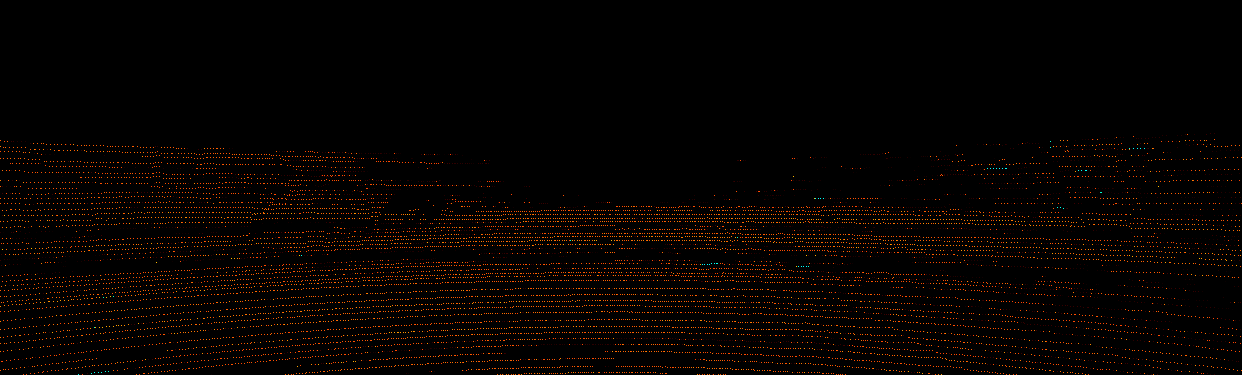
#> input picture ausgabe/0000000003.png, 1242 x 375 px, given as the content of the folder ti/kitty/2011_09_26/2011_09_26_drive_0001_sync/image_00/data, which was not available
$ python transform_combine.py
#> lines starting #> are read from the running program, lines starting #| are printed output that depends on the picture
import os
import cv2
#Programm to add two pictures into one horizontally
def concatenate_images(folder1, folder2, output_folder):
#> called with folder2 = 'D:\\Dokumente\\01_BA_Git\\pykitti\\ausgabe'
    filenames1 = os.listdir(folder1)
    filenames2 = os.listdir(folder2)

    # Sortiere die Dateinamen, um sicherzustellen, dass sie paarweise zusammenpassen
    filenames1.sort()
    filenames2.sort()

    # Iteriere über die Dateinamen und füge die Bilder zusammen
    for filename1, filename2 in zip(filenames1, filenames2):
        # Pfade zu den Bildern
        image_path1 = os.path.join(folder1, filename1)
        image_path2 = os.path.join(folder2, filename2)

        # Lade die Bilder
        image1 = cv2.imread(image_path1)
#> image1 is the input picture: shape (375, 1242, 3); mean B, G, R 0, 2.4, 6.8
        image2 = cv2.imread(image_path2)

        # Überprüfe, ob die Bilder geladen wurden
        if image1 is None or image2 is None:
            print(f"Fehler beim Laden der Bilder: {image_path1}, {image_path2}")
            continue

        # Stelle sicher, dass die Bilder die gleiche Höhe haben
        min_height = min(image1.shape[0], image2.shape[0])
#> min_height = 375
        image1 = image1[:min_height, :]
        image2 = image2[:min_height, :]

        # Verbinde die Bilder horizontal
        concatenated_image = cv2.hconcat([image1, image2])
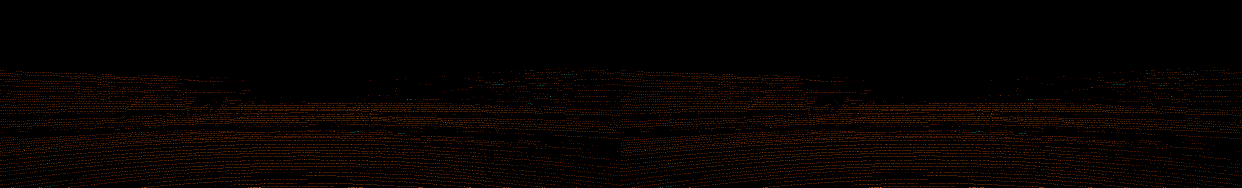
#> concatenated_image: shape (375, 2484, 3) (shown at 1/2 size); mean B, G, R 0, 2.4, 6.8

        # Speichere das zusammengeführte Bild
        output_path = os.path.join(output_folder, f"{filename1}_{filename2}")
        cv2.imwrite(output_path, concatenated_image)

        print(f"Zusammengeführtes Bild gespeichert unter: {output_path}")


# Pfade zu den Bildern in den Ordnern
folder1 = r"D:\Dokumente\01_BA_Git\pykitti\kitty\2011_09_26\2011_09_26_drive_0001_sync\image_00\data"
folder2 = r"D:\Dokumente\01_BA_Git\pykitti\ausgabe"

# Ausgabepfad für das kombinierte Bild
output_folder = r"D:\Dokumente\01_BA_Git\pykitti\outputforpix2pix"
concatenate_images(folder1, folder2, output_folder)

$ run again, on ausgabe/0000000008.png
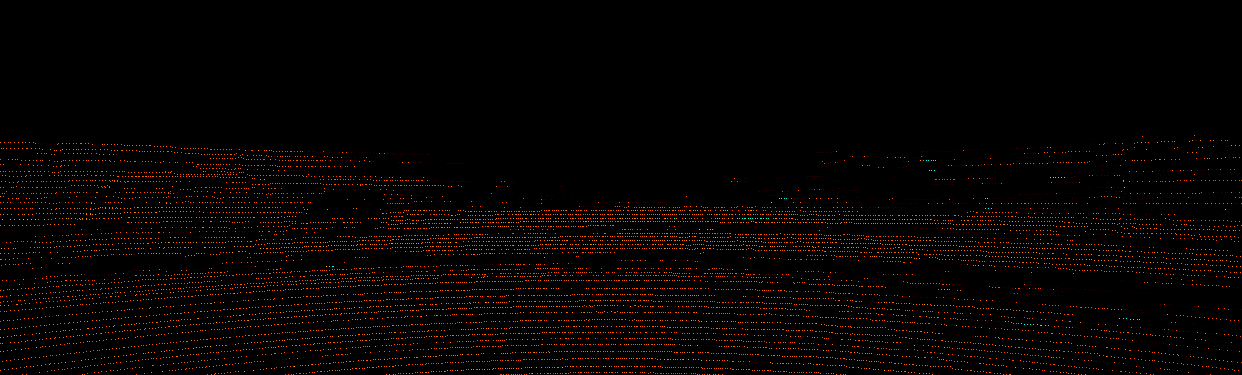
#> input picture ausgabe/0000000008.png, 1242 x 375 px, given as the content of the folder ti/kitty/2011_09_26/2011_09_26_drive_0001_sync/image_00/data, which was not available
#> in concatenate_images, image1 is the input picture: shape (375, 1242, 3); mean B, G, R 0, 2.4, 6.7
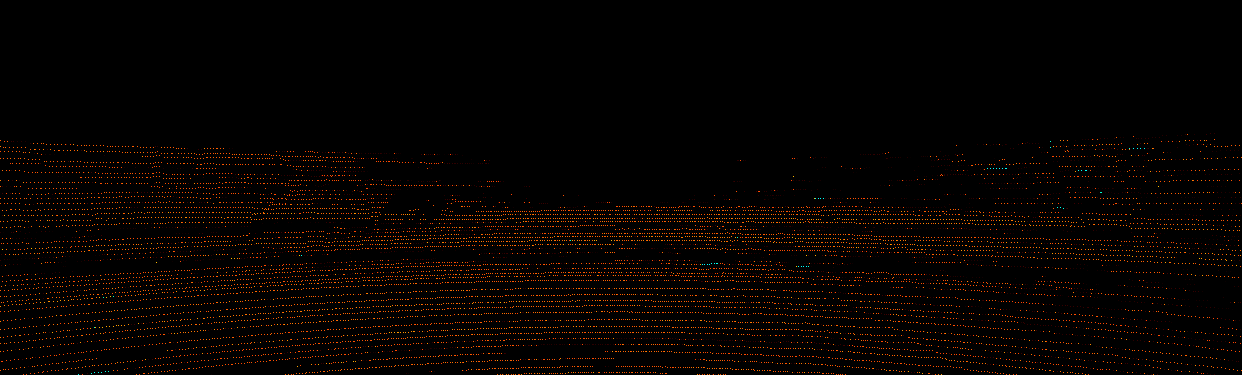
#> input picture ausgabe/0000000003.png, 1242 x 375 px, found by its file name
#> in concatenate_images, image2 is the input picture: shape (375, 1242, 3); mean B, G, R 0, 2.4, 6.8
#> in concatenate_images, `concatenated_image = cv2.hconcat([image1, image2])`:
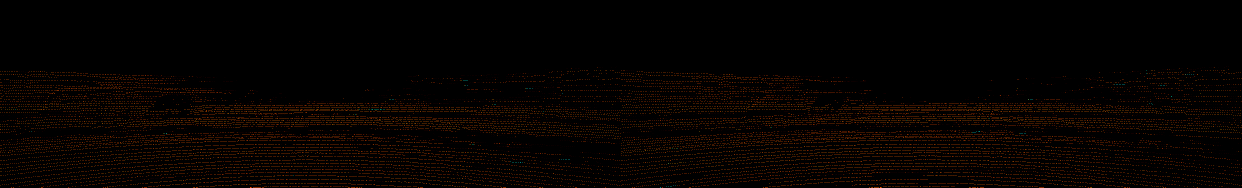
#> concatenated_image: shape (375, 2484, 3) (shown at 1/2 size); mean B, G, R 0, 2.4, 6.7

$ run again, on ausgabe/0000000009.png
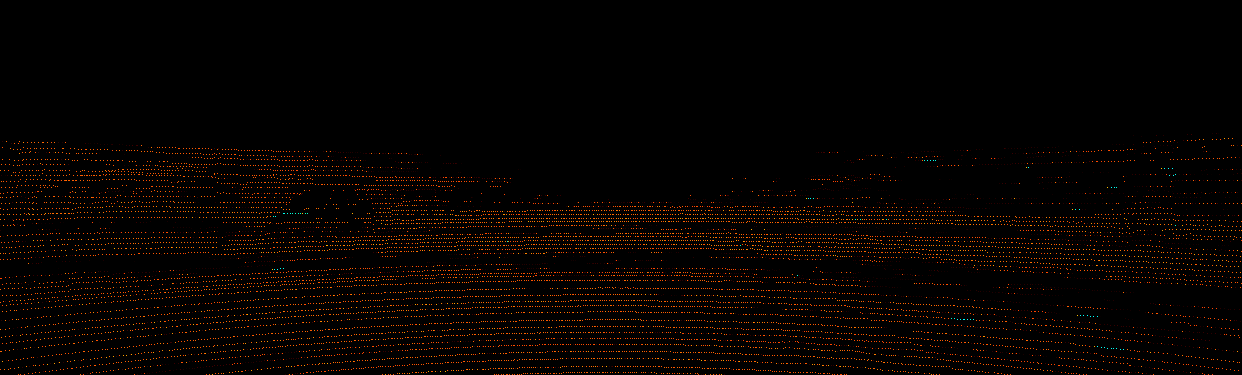
#> input picture ausgabe/0000000009.png, 1242 x 375 px, given as the content of the folder ti/kitty/2011_09_26/2011_09_26_drive_0001_sync/image_00/data, which was not available
#> in concatenate_images, image1 is the input picture: shape (375, 1242, 3); mean B, G, R 0, 2.4, 6.8
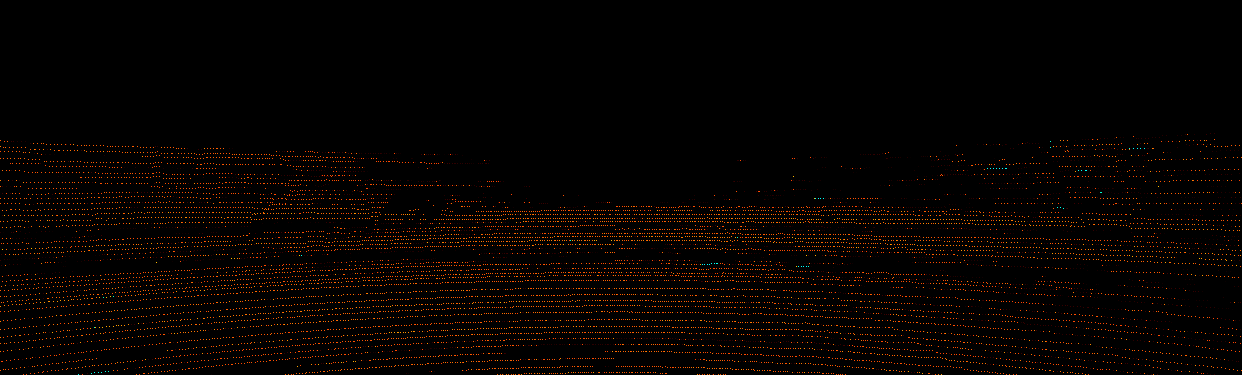
#> input picture ausgabe/0000000003.png, 1242 x 375 px, found by its file name
#> in concatenate_images, image2 is the input picture: shape (375, 1242, 3); mean B, G, R 0, 2.4, 6.8
#> in concatenate_images, `concatenated_image = cv2.hconcat([image1, image2])`:
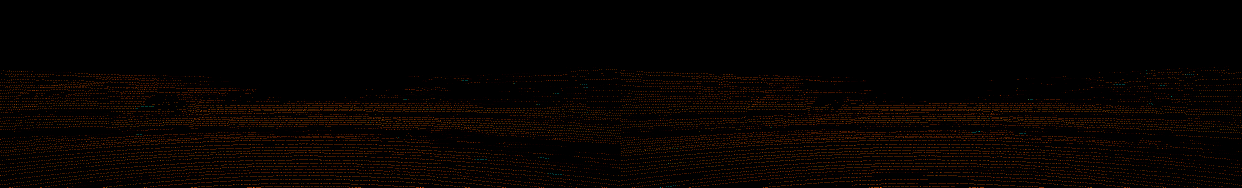
#> concatenated_image: shape (375, 2484, 3) (shown at 1/2 size); mean B, G, R 0, 2.4, 6.8
